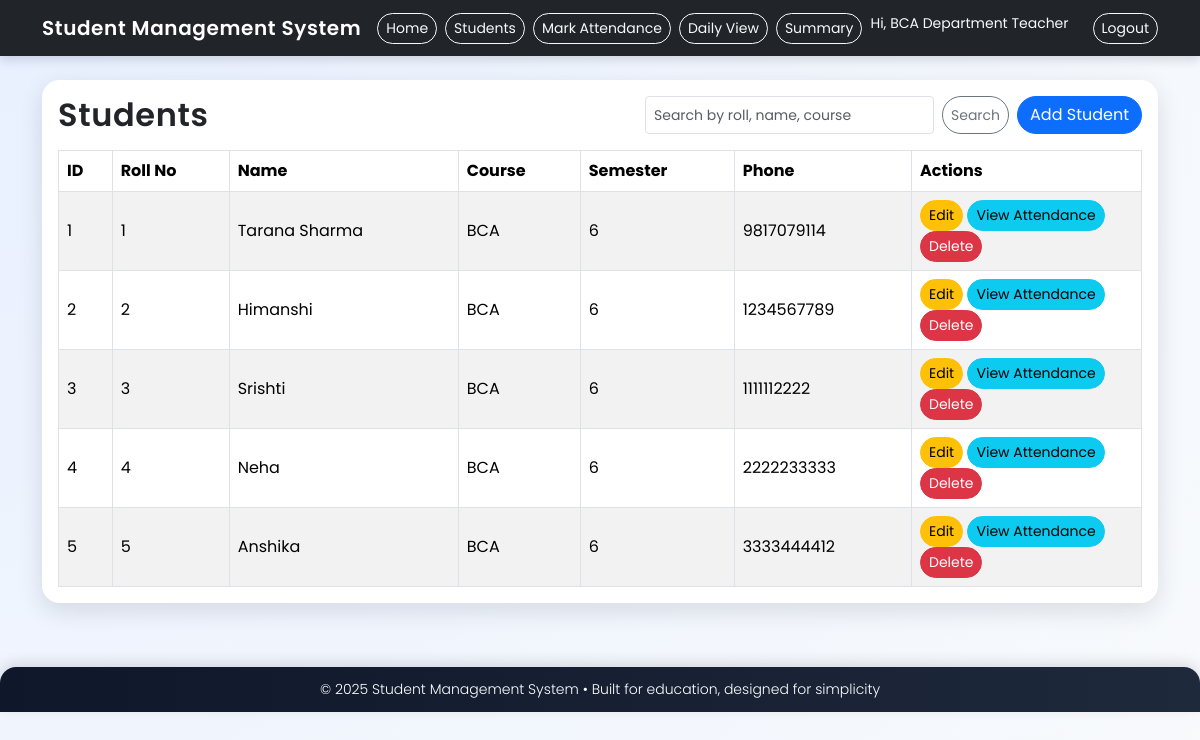
/students (signed in), run on the app's committed database.
### tables this page shows
CREATE TABLE students (
    id INTEGER PRIMARY KEY AUTOINCREMENT,
    roll_no TEXT NOT NULL,
    name TEXT NOT NULL,
    email TEXT,
    course TEXT,
    semester INTEGER,
    phone TEXT,
    department TEXT NOT NULL
);

### app.py (the view)
@app.route("/students")
def students():
    if not require_login():
        return redirect(url_for("login"))
    department = current_department()
    q = request.args.get("q", "").strip()
    conn = get_db_connection()
    if q:
        like = f"%{q}%"
        students_rows = conn.execute(
            """
            SELECT * FROM students
            WHERE department = ?
              AND (roll_no LIKE ? OR name LIKE ? OR course LIKE ?)
            ORDER BY roll_no
        """,
            (department, like, like, like),
        ).fetchall()
    else:
        students_rows = conn.execute(
            "SELECT * FROM students WHERE department = ? ORDER BY roll_no",
            (department,),
        ).fetchall()
    conn.close()
    return render_template("index.html", students=students_rows, q=q)

### app.py (called while the page is built)
def get_db_connection():
    conn = sqlite3.connect(DB_NAME)
    conn.row_factory = sqlite3.Row
    return conn

def require_login():
    if "teacher_id" not in session:
        flash("Please login as a teacher to continue.", "danger")
        return False
    return True

def current_department():
    return session.get("teacher_department")

### templates/index.html (shortened to what this page needs)
{% extends "base.html" %}
{% block content %}
<div class="card card-soft">
  <div class="card-body">
    <div class="d-flex justify-content-between align-items-center mb-3">
        <h2 class="page-title mb-0">Students</h2>
        <div class="d-flex">
            <form class="d-flex me-2" method="get" action="{{ url_for('students') }}">
                <input type="text"
                       name="q"
                       class="form-control form-control-sm"
                       placeholder="Search by roll, name, course"
                       value="{{ q or '' }}">
                <button class="btn btn-sm btn-outline-secondary ms-2 btn-rounded" type="submit">Search</button>
            </form>
            <a href="{{ url_for('add_student') }}" class="btn btn-primary btn-rounded">Add Student</a>
        </div>
    </div>
    {% if students|length == 0 %}
        <p>No students added yet. Click “Add Student” to create one.</p>
    {% else %}
    <div class="table-responsive">
      <table class="table table-striped table-bordered align-middle mb-0">
          <thead>
          <tr>
              <th>ID</th>
              <th>Roll No</th>
              <th>Name</th>
              <th>Course</th>
              <th>Semester</th>
              <th>Phone</th>
              <th style="width: 230px;">Actions</th>
          </tr>
          </thead>
          <tbody>
          {% for s in students %}
              <tr>
                  <td>{{ s.id }}</td>
                  <td>{{ s.roll_no }}</td>
                  <td>{{ s.name }}</td>
                  <td>{{ s.course }}</td>
                  <td>{{ s.semester }}</td>
                  <td>{{ s.phone }}</td>
                  <td>
                      <a href="{{ url_for('edit_student', id=s.id) }}" class="btn btn-sm btn-warning btn-rounded">Edit</a>
                      <a href="{{ url_for('student_attendance', id=s.id) }}" class="btn btn-sm btn-info btn-rounded">View Attendance</a>
                      <form action="{{ url_for('delete_student', id=s.id) }}" method="post" style="display:inline;">
                          <button class="btn btn-sm btn-danger btn-rounded"
                                  onclick="return confirm('Delete this student?');">
                              Delete
                          </button>
                      </form>
                  </td>
              </tr>
          {% endfor %}
          </tbody>
      </table>
    </div>
    {% endif %}
  </div>
</div>
{% endblock %}

### templates/base.html (shortened to what this page needs)
<!DOCTYPE html>
<html lang="en">
<head>
    <link rel="stylesheet"
          href="https://cdn.jsdelivr.net/npm/bootstrap@5.3.3/dist/css/bootstrap.min.css">
</head>
<body>
<nav class="navbar navbar-dark bg-dark mb-4">
    <div class="container d-flex justify-content-between">
        <a class="navbar-brand" href="{{ url_for('home') }}">Student Management System</a>
        <div class="d-flex gap-2">
            <a href="{{ url_for('home') }}" class="btn btn-sm btn-outline-light btn-rounded">Home</a>
            <a href="{{ url_for('students') }}" class="btn btn-sm btn-outline-light btn-rounded">Students</a>
            <a href="{{ url_for('attendance') }}" class="btn btn-sm btn-outline-light btn-rounded">Mark Attendance</a>
            <a href="{{ url_for('attendance_by_date') }}" class="btn btn-sm btn-outline-light btn-rounded">Daily View</a>
            <a href="{{ url_for('attendance_summary') }}" class="btn btn-sm btn-outline-light btn-rounded">Summary</a>
            {% if session.teacher_name %}
            <span class="text-light small me-3">Hi, {{ session.teacher_name }}</span>
            <a href="{{ url_for('logout') }}" class="btn btn-sm btn-outline-light btn-rounded">Logout</a>
            {% else %}
            <a href="{{ url_for('login') }}" class="btn btn-sm btn-outline-light btn-rounded">Login</a>
            {% endif %}
        </div>
    </div>
</nav>
<div class="container mb-5">
    {% block content %}{% endblock %}
</div>
<footer class="mt-auto py-3">
  <div style="
      background: linear-gradient(90deg, #0f172a, #1e293b);
      border-radius: 16px 16px 0 0;
      padding: 12px;
      text-align: center;
      box-shadow: 0 -4px 14px rgba(0,0,0,0.12);
    ">
      <p class="text-white mb-0 small fw-light">
        © 2025 Student Management System • Built for education, designed for simplicity
      </p>
  </div>
</footer>
</body>
</html>

### templates/base.html (style rules this page uses)
body { font-family: "Poppins", system-ui, -apple-system, BlinkMacSystemFont, "Segoe UI", sans-serif; background: radial-gradient(circle at top left, #e8f0ff, #f8fafc); min-height: 100vh; }
.navbar { box-shadow: 0 4px 10px rgba(15, 23, 42, 0.15); }
.navbar-brand { font-weight: 600; letter-spacing: 0.03em; }
.card-soft { border-radius: 1.1rem; border: none; box-shadow: 0 8px 25px rgba(15, 23, 42, 0.12); background: #ffffff; }
.page-title { font-weight: 600; letter-spacing: 0.02em; }
.btn-rounded { border-radius: 999px; }
.table thead { background: #f1f5f9; }

### data on the page
students: id "1", roll_no "1", name "Tarana Sharma", course "BCA", semester "6", phone "9817079114"
students: id "2", roll_no "2", name "Himanshi", course "BCA", semester "6", phone "1234567789"
students: id "3", roll_no "3", name "Srishti", course "BCA", semester "6", phone "1111112222"
students: id "4", roll_no "4", name "Neha", course "BCA", semester "6", phone "2222233333"
students: id "5", roll_no "5", name "Anshika", course "BCA", semester "6", phone "3333444412"

### other printed values
{{ session.teacher_name }} "BCA Department Teacher"
